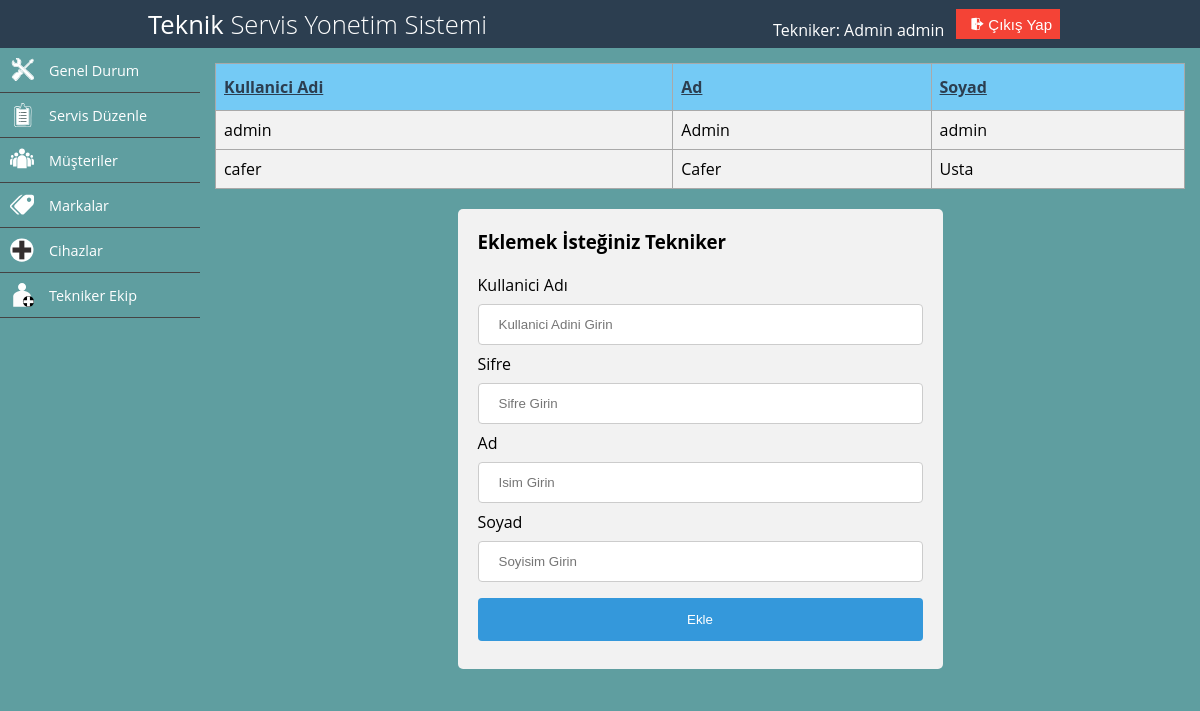
The page /panel/teknikerekle.php (signed in) on the database its author committed.
### tables this page shows
CREATE TABLE `yetkili` (
  `id` int(11) NOT NULL,
  `kadi` varchar(50) NOT NULL,
  `sifre` varchar(50) NOT NULL,
  `ad` varchar(50) NOT NULL,
  `soyad` varchar(50) NOT NULL
);

### panel/contenttekniker.php (the view, shortened to what this page needs)
<div id="ekipekle">
<table id="ekip">
    <tr >
        <th>Kullanici Adi</th>
        <th>Ad</th>
        <th>Soyad</th>
    </tr>
    <?php
    require_once "../baglan.php";
    $liste = $conn->query(" SELECT * FROM yetkili", PDO::FETCH_ASSOC);
    foreach ($liste as $row) {
        echo "<tr>";
        echo "<td>" . $row["kadi"] . "</td>";
        echo "<td>" . $row["ad"] . "</td>";
        echo "<td>" . $row["soyad"] . "</td>";
        echo "<tr>";
    }
    ?>
</table>
<div id="formekip"  >
    <h3>Eklemek İsteğiniz Tekniker</h3>
    <form method="post">
        <label for="kadi">Kullanici Adı</label>
        <input type="text" name="kadi" placeholder="Kullanici Adini Girin" required>
        <label for="sifre">Sifre</label>
        <input type="password" name="sifre" placeholder="Sifre Girin" required>
        <label for="ad">Ad</label>
        <input type="text" name="ad" placeholder="Isim Girin" required>
        <label for="soyad">Soyad</label>
        <input type="text" name="soyad" placeholder="Soyisim Girin" required>
        <input type="submit" value="Ekle" name="teknikerekle">
    </form>
</div>
</div>

### css-js/tekniker.css (style rules this page uses)
* { margin: 0; padding: 0; box-sizing: border-box; }
html,body { font-family: 'Open Sans'; height: 100%; background-color:cadetblue; }

### rows shown on the page
yetkili: kadi "admin", ad "Admin", soyad "admin"
yetkili: kadi "cafer", ad "Cafer", soyad "Usta"

### other values the page prints
$_SESSION["ad"] "Admin"
$_SESSION["soyad"] "admin"
